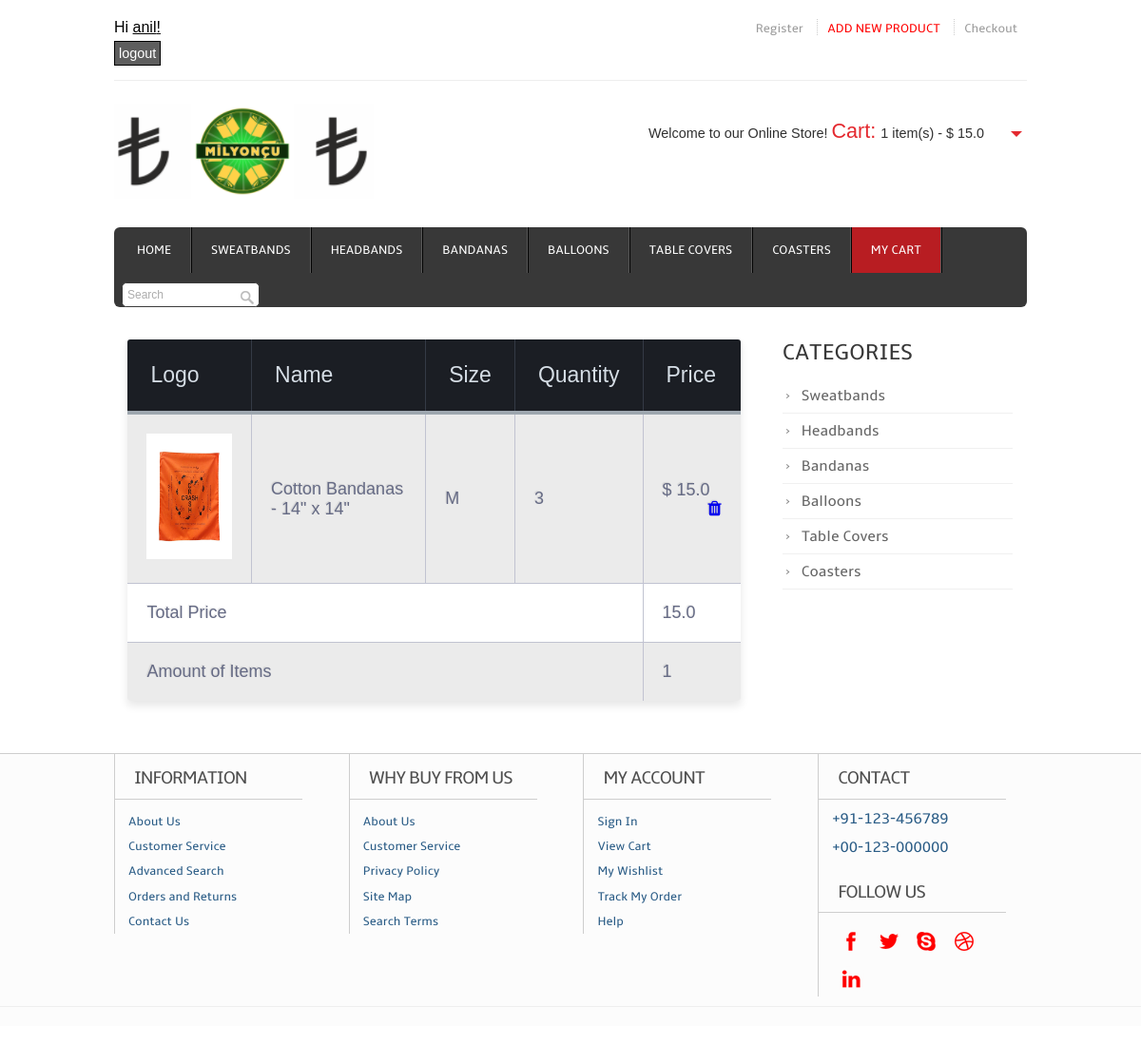
/milyoncu/cart/ (signed in), run on the app's committed database.
### milyoncu/models.py (models this page shows, shortened)
class Cart(models.Model):
    user = models.OneToOneField(User,unique=True)
    product = models.ForeignKey('Product',on_delete=models.CASCADE, related_name="product")
    created = models.DateTimeField(auto_now_add=True)
    quantity = models.IntegerField()
    def TotalPrice(self):
        return self.quantity * self.product.price

class Product(models.Model):
    name = models.CharField(max_length=30)
    description = models.TextField (max_length=250)
    price = models.FloatField ()
    size = models.CharField(max_length=30)
    category = models.ForeignKey('Category', on_delete=models.CASCADE)
    logo = models.ImageField(upload_to="static/images", blank=True)
    slug = models.SlugField(editable=True) # hide from admin

### milyoncu/views.py (the view)
class CartView(ListView):
    template_name = "cart.html"
    def get_queryset(self):
        return Cart.objects.filter(user=self.request.user)

### milyoncu/views.py (called while the page is built)
def totalPrice(request):
    user = request.user
    if user.is_authenticated:
        list = Cart.objects.filter(user=user)
        total= 0
        for c in list:
            total += c.quantity*c.product.price
        return { "cartTotal":total, "totalAmount": list.count()}
    return {}

### milyoncu/templates/cart.html (shortened to what this page needs)
{% extends "base.html" %}
{% load static %}
{% block content %}
 <div class="main">
    <div class="content">
    	<div class="section group">
				<div class="cont-desc span_1_of_2">
                        <table class="table-fill">
                                    <thead>
                                    <tr>
                                    <th class="text-left">Logo</th>
                                    <th class="text-left">Name</th>
                                    <th class="text-left">Size</th>
                                    <th class="text-left">Quantity</th>
                                    <th class="text-left">Price</th>
                                    </tr>
                                    </thead>
                                    <tbody class="table-hover">
                                    {% for object in object_list %}
                                    <tr>
                                    <td class="text-left"><img src="/{{object.product.logo}}" style="width:132px;height:132px;" /></td>
                                    <td class="text-left">{{object.product.name}}</td>
                                    <td class="text-left">{{object.product.size}}</td>
                                    <td class="text-left">{{object.quantity}}</td>
                                    <td class="text-left">$  {{ object.TotalPrice }}
                                        <a href="{% url 'milyoncu:product_delete' object.id %}" >
                                            <i class="fa fa-trash" style="float:right;" aria-hidden="true"></i>
                                        </a>
                                    </td>
                                    </tr>
                                    {% endfor %}
                                    <tr>
                                    <td colspan="4">Total Price</td>
                                    <td colspan="1">{{cartTotal}}</td>
                                    </tr>
                                       <tr>
                                    <td colspan="4">Amount of Items</td>
                                    <td colspan="1">{{totalAmount}} </td>
                                    </tr>
                                    </tbody>
                        </table>
                    </div>
                        <div class="rightsidebar span_3_of_1">
                            <h2>CATEGORIES</h2>
                                <ul class="side-w3ls">
                                  <li><a href="{% url 'milyoncu:sweatbands' %}">Sweatbands</a></li>
                                  <li><a href="{% url 'milyoncu:headbands' %}">Headbands</a></li>
                                  <li><a href="{% url 'milyoncu:bandanas' %}">Bandanas</a></li>
                                  <li><a href="{% url 'milyoncu:balloons' %}">Balloons</a></li>
                                  <li><a href="{% url 'milyoncu:tablecovers' %}">Table Covers</a></li>
                                  <li><a href="{% url 'milyoncu:coasters' %}">Coasters</a></li>
                                </ul>
                         </div>
        </div>
 				</div>
 </div>
{% endblock %}

### milyoncu/templates/base.html (shortened to what this page needs)
{% load static %}
<!DOCTYPE HTML>
<head>
<link href="{% static 'css/style.css' %}" rel="stylesheet" type="text/css" media="all"/>
<link rel="stylesheet" href="https://cdnjs.cloudflare.com/ajax/libs/font-awesome/4.7.0/css/font-awesome.min.css">
<link rel="stylesheet" href="{% static 'star-ratings/css/star-ratings.css' %}">
</head>
<body>
  <div class="wrap">
	<div class="header">
		<div class="headertop_desc">
			<div class="call">
			 {% if user.is_authenticated %}
                  Hi <u> {{ user.username }}! </u>
                  <p class="kayit" style="margin-top: 10px;"><a href="{% url 'logout' %}">logout</a></p>
                {% else %}
                  <p style="margin-bottom:10px;">You are not logged in</p>
                  <div class="kayit" style="display: inline-block;">
                       <a href="{% url 'login' %}">Login</a> </div>
            {% endif %}
			</div>
			<div class="account_desc">
				<ul>
					<li><a href="/accounts/signup/">Register</a></li>
					{% if user.is_superuser %}
					<li><a href="{% url 'milyoncu:post_new' %}" class="top-menu"><span style="color: red;" class="glyphicon glyphicon-plus">ADD NEW PRODUCT</span></a></li>
					{% endif %}
					<li><a href="#">Checkout</a></li>
				</ul>
			</div>
		</div>
		<div class="header_top">
			<div class="logo">
				<a href="{% url 'milyoncu:index' %}">
                    <img src="{% static 'images/milyonculogo.png' %}" alt="Milyoncu"/>
                </a>
			</div>
			  <div class="cart">
			  	   <p>Welcome to our Online Store! <span>Cart:</span><div id="dd" class="wrapper-dropdown-2"> {{totalAmount}} item(s) - $ {{cartTotal}}
					</div></p>
			  </div>
  </div>
	<div class="header_bottom">
	     	<div class="menu">
	     		<ul class="tagbar">
			    	<li><a href="{% url 'milyoncu:index' %}">Home</a></li>
			    	<li><a href="{% url 'milyoncu:sweatbands' %}">Sweatbands</a></li>
			    	<li><a href="{% url 'milyoncu:headbands' %}">Headbands</a></li>
			    	<li ><a href="{% url 'milyoncu:bandanas' %}">Bandanas</a></li>
			    	<li ><a href="{% url 'milyoncu:balloons' %}">Balloons</a></li>
			    	<li ><a href="{% url 'milyoncu:tablecovers' %}">Table Covers</a></li>
			    	<li><a href="{% url 'milyoncu:coasters' %}">Coasters</a></li>
					{% if request.user.is_authenticated %}
			    	<li class="active" ><a href="{% url 'milyoncu:cart' %}">My Cart</a></li>
					{% endif %}
					<li class="search_box">
	     				<form>
	     					<input type="text" value="Search" onfocus="this.value = '';" onblur="if (this.value == '') {this.value = 'Search';}"><input type="submit" value="">
	     				</form>
	     			</li>
     			</ul>
	     	</div>
	     </div>
   </div>
 <div class="main">
    {% block content %} {% endblock %}
    </div>
 </div>
   <div class="footer">
   	  <div class="wrap">
	     <div class="section group">
				<div class="col_1_of_4 span_1_of_4">
						<h4>Information</h4>
						<ul>
						<li><a href="about.html">About Us</a></li>
						<li><a href="contact.html">Customer Service</a></li>
						<li><a href="#">Advanced Search</a></li>
						<li><a href="delivery.html">Orders and Returns</a></li>
						<li><a href="contact.html">Contact Us</a></li>
						</ul>
					</div>
				<div class="col_1_of_4 span_1_of_4">
					<h4>Why buy from us</h4>
						<ul>
						<li><a href="about.html">About Us</a></li>
						<li><a href="contact.html">Customer Service</a></li>
						<li><a href="#">Privacy Policy</a></li>
						<li><a href="contact.html">Site Map</a></li>
						<li><a href="#">Search Terms</a></li>
						</ul>
				</div>
				<div class="col_1_of_4 span_1_of_4">
					<h4>My account</h4>
						<ul>
							<li><a href="contact.html">Sign In</a></li>
							<li><a href="index.html">View Cart</a></li>
							<li><a href="#">My Wishlist</a></li>
							<li><a href="#">Track My Order</a></li>
							<li><a href="contact.html">Help</a></li>
						</ul>
				</div>
				<div class="col_1_of_4 span_1_of_4">
					<h4>Contact</h4>
						<ul>
							<li><span>+91-123-456789</span></li>
							<li><span>+00-123-000000</span></li>
						</ul>
						<div class="social-icons">
							<h4>Follow Us</h4>
					   		  <ul>
							      <li><a href="#" target="_blank"><img src="images/facebook.png" alt="" /></a></li>
							      <li><a href="#" target="_blank"><img src="images/twitter.png" alt="" /></a></li>
							      <li><a href="#" target="_blank"><img src="images/skype.png" alt="" /> </a></li>
							      <li><a href="#" target="_blank"> <img src="images/dribbble.png" alt="" /></a></li>
							      <li><a href="#" target="_blank"> <img src="images/linkedin.png" alt="" /></a></li>
						     </ul>
   	 					</div>
				</div>
			</div>
        </div>
        <div class="copy_right">
		   </div>
    </div>
</body>
</html>

### milyoncu/templates/base.html (style rules this page uses)
.kayit a { padding: 4px; background: #5e5e5e; color : white; border:1px solid black; }

### milyoncu/templates/cart.html (style rules this page uses)
.table-fill { background: white; border-radius:3px; border-collapse: collapse; height: 320px; margin: auto; max-width: 1200px; padding:5px; width: 100%; box-shadow: 0 5px 10px rgba(0, 0, 0, 0.1); animation: float 5s infinite; }
th { color:#D5DDE5;; background:#1b1e24; border-bottom:4px solid #9ea7af; border-right: 1px solid #343a45; font-size:23px; font-weight: 100; padding:24px; text-align:left; text-shadow: 0 1px 1px rgba(0, 0, 0, 0.1); vertical-align:middle; }
th:first-child { border-top-left-radius:3px; }
th:last-child { border-top-right-radius:3px; border-right:none; }
tr { border-top: 1px solid #C1C3D1; border-bottom-: 1px solid #C1C3D1; color:#666B85; font-size:16px; font-weight:normal; text-shadow: 0 1px 1px rgba(256, 256, 256, 0.1); }
tr:first-child { border-top:none; }
tr:last-child { border-bottom:none; }
tr:nth-child(odd) td { background:#EBEBEB; }
tr:last-child td:first-child { border-bottom-left-radius:3px; }
tr:last-child td:last-child { border-bottom-right-radius:3px; }
td { background:#FFFFFF; padding:20px; text-align:left; vertical-align:middle; font-weight:300; font-size:18px; text-shadow: -1px -1px 1px rgba(0, 0, 0, 0.1); border-right: 1px solid #C1C3D1; }
td:last-child { border-right: 0px; }
th.text-left { text-align: left; }
td.text-left { text-align: left; }

### data on the page
Cart: product.logo (picture), product.name "Cotton Bandanas - 14\" x 14\"", product.size "M", quantity "3", TotalPrice "15.0"

### other printed values
{{ user.username }} "anil"
{{ totalAmount }} "1"
{{ cartTotal }} "15.0"
